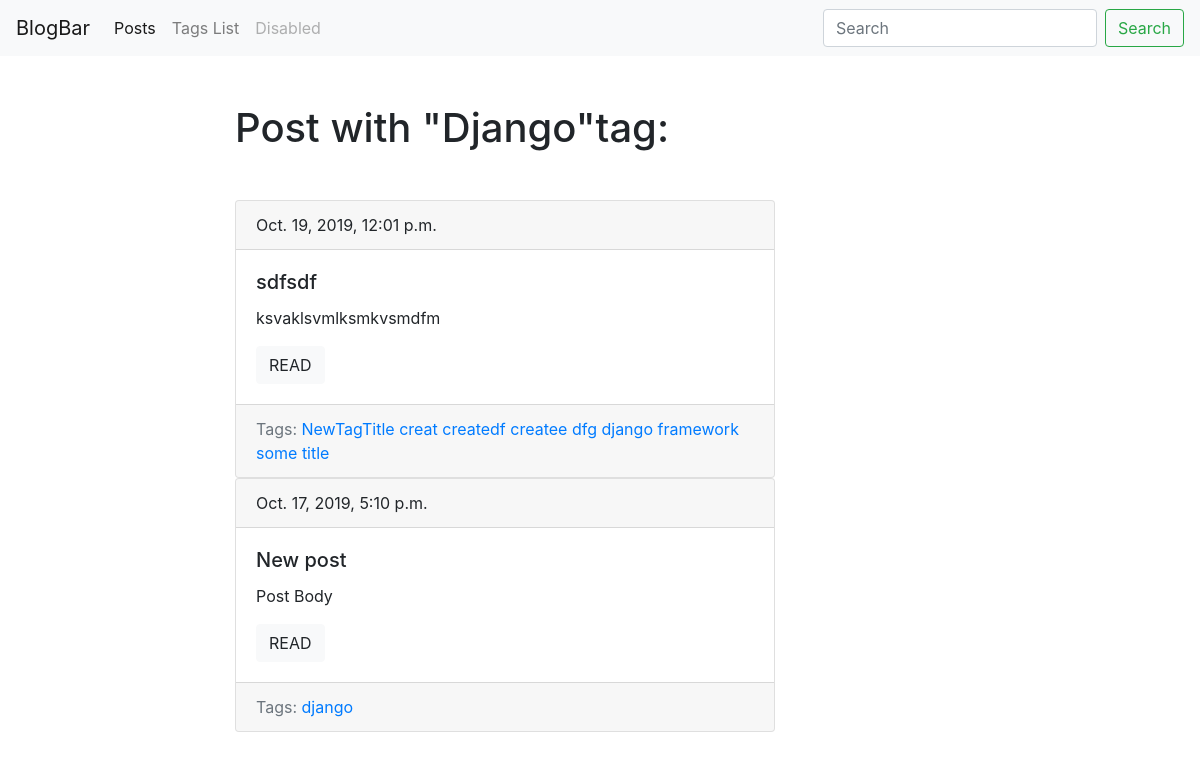
Before: /blog/tag/django/ with the older database file.
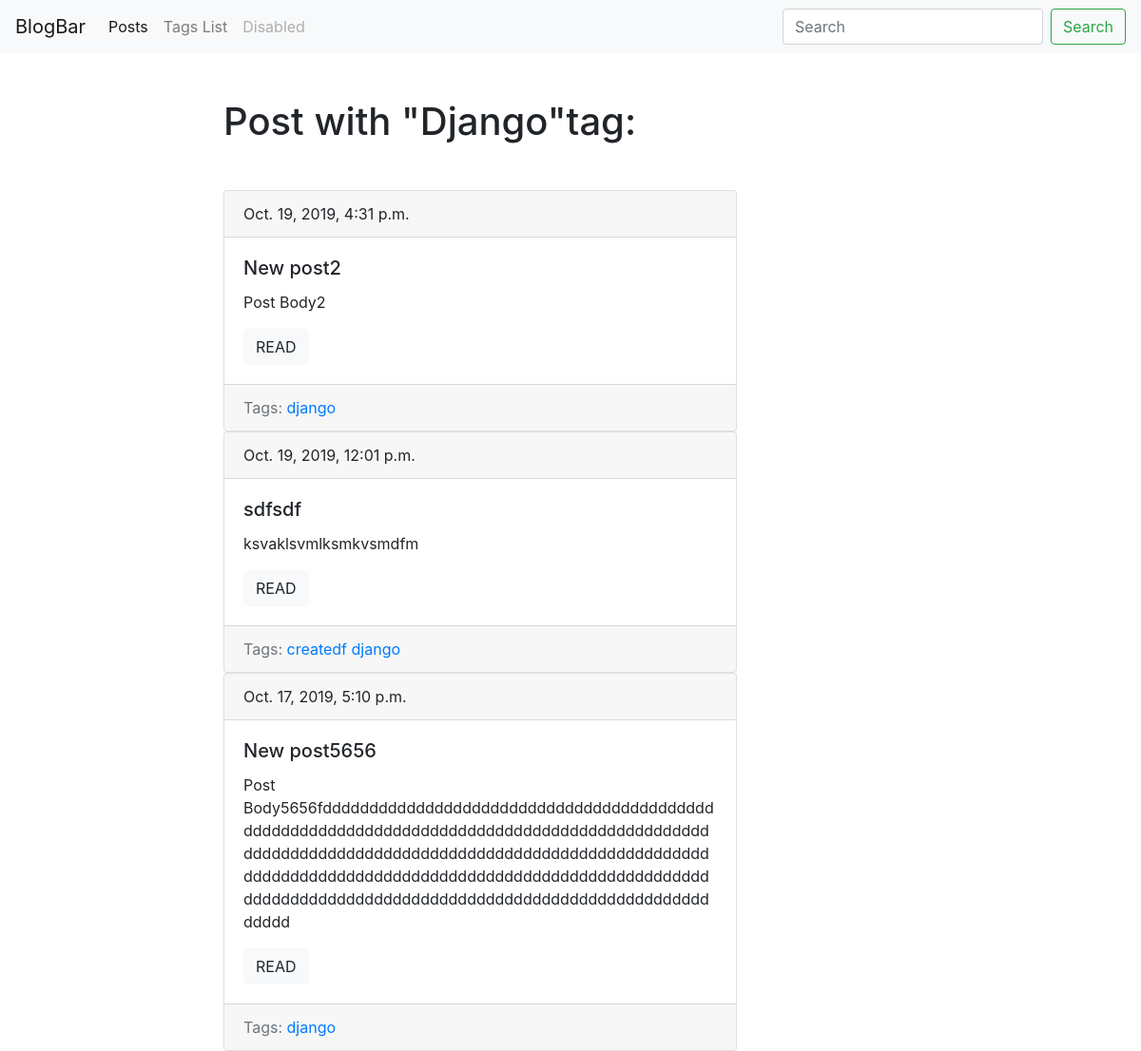
After: the same page with the newer database file.
### blogApp/models.py (models this page shows, shortened)
class Tag(models.Model):
    title = models.CharField(max_length=50)
    slug = models.SlugField(max_length=50, unique=True)
    def get_absolute_url(self):
        return reverse("tagDetailUrl", kwargs={"slug": self.slug})
    class Meta:
        ordering = ['title']

class Post(models.Model):
    title = models.CharField(max_length=150, db_index=True)
    slug = models.SlugField(max_length=150, unique=True, blank = True)
    body = models.TextField(blank=True, db_index=True)
    datePub = models.DateTimeField(auto_now_add=True)
    tags = models.ManyToManyField('Tag', blank=True, related_name='posts')
    def get_absolute_url(self):
        return reverse("postDetailUrl", kwargs={"slug": self.slug})
    class Meta:
        ordering = ['-datePub']

### blogApp/views.py (the view)
# urls.py: path('tag/<str:slug>/', TagDetail.as_view(), name='tagDetailUrl'),
class TagDetail(ObjectDetailMixin, View):
    model = Tag
    template = 'blogApp/tagDetail.html'

### blogApp/utils.py (called while the page is built)
    def get(self, request, slug):
        obj = get_object_or_404(self.model, slug__iexact=slug)
        return render(request, self.template, context={self.model.__name__.lower(): obj, 'adminObject':obj, 'detail':True })

### blogApp/templates/blogApp/tagDetail.html (shortened to what this page needs)
{% extends 'blogApp/baseBlogApp.html' %}
{% block content %}
    <h1 class="mb-5">Post with "{{tag.title|title}}"tag:</h1>
    {% for post in tag.posts.all %}
        {% include 'blogApp/includes/postCardTemplate.html' %}
    {% endfor %}
{% endblock content %}

### blogApp/templates/blogApp/baseBlogApp.html (shortened to what this page needs)
{% extends 'base.html' %}

### templates/base.html (shortened to what this page needs)
{% load static %}
<!DOCTYPE html>
<html>
<head>
    <meat http equiv="Z-UA-Compatible" content="ie=edge">
    <link rel="stylesheet" href="https://maxcdn.bootstrapcdn.com/bootstrap/4.0.0/css/bootstrap.min.css">
    <link rel="stylesheet" href="{% static 'css/styles.css' %}">
</head>
<body>
  <nav class="navbar navbar-expand-lg navbar-light bg-light">
  <a class="navbar-brand" href="#">BlogBar</a>
  <div class="collapse navbar-collapse" id="navbarTogglerDemo02">
    <ul class="navbar-nav mr-auto mt-2 mt-lg-0">
      <li class="nav-item active">
        <a class="nav-link" href="{% url 'postListUrl'%}">Posts</a>
      </li>
      <li class="nav-item">
        <a class="nav-link" href="{% url 'tagsListUrl' %}">Tags List</a>
      </li>
      <li class="nav-item">
        <a class="nav-link disabled" href="#" tabindex="-1" aria-disabled="true">Disabled</a>
      </li>
    </ul>
    <form class="form-inline my-2 my-lg-0" action = "{% url 'postListUrl' %}">
      <input class="form-control mr-sm-2" type="search" placeholder="Search" name="search">
      <button class="btn btn-outline-success my-2 my-sm-0" type="submit">Search</button>
    </form>
  </div>
</nav>
    <div class="container mt-5">
        <div class="row">
            <div class="col-6 offset-md-2">
                {% block content %}{% endblock content %}
            </div>
        </div>
    </div>
</body>
</html>

### blogApp/templates/blogApp/includes/postCardTemplate.html
<div class="card">
            <div class="card-header">
                {{post.datePub}}
            </div>
            <div class="card-body">
                <h5 class="card-title">{{post.title}}</h5>
                <p class="card-text">{{post.body|truncatewords:15}}</p>
                <a href="{{ post.get_absolute_url}}" class="btn btn-light">READ</a>
            </div>
            <div class="card-footer text-muted">
                Tags:
                {% for tag in post.tags.all %}
                    <a href = "{{ tag.get_absolute_url }}">
                        {{ tag.title }}
                    </a>
                {% endfor %}
            </div>
        </div>

Changed rows visible on the page:
removed Tag: title "NewTagTitle", shown under Post "sdfsdf"
removed Tag: title "creat", shown under Post "sdfsdf"
removed Tag: title "createe", shown under Post "sdfsdf"
removed Tag: title "dfg", shown under Post "sdfsdf"
removed Tag: title "framework", shown under Post "sdfsdf"
removed Tag: title "some title", shown under Post "sdfsdf"
added Post: datePub "Oct. 19, 2019, 4:31 p.m.", title "New post2", body "Post Body2", Tag (title "django")
changed Post: title "New post" → "New post5656"; body "Post Body" → "Post Body5656fddddddddddddddddddddddddddddddddddddddddddddddddddddddddddddddddddddddddddddddddddddddddddddddddddddddddddddddddddddddddddddddddddddddddddddddddddddddddddddddddddddddddddddddddddddddddddddddddddddddddddddddddddddddddddddddddddddddddddddddddddddddd"
